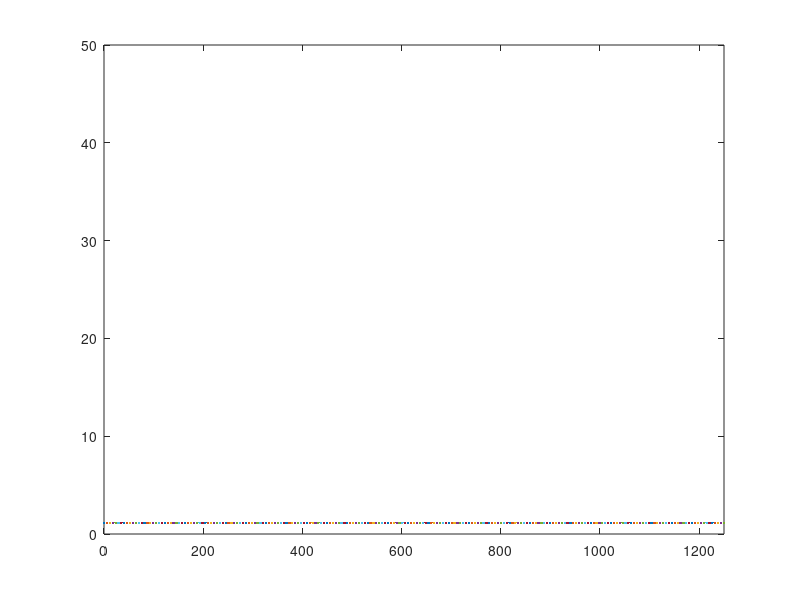

The MATLAB script that drew this image:
# all lengths are in mm, mm4, N, etc

%% calculating design 4 moment of inertia_mm

%% BME and SFE calculations

clear, close all;

BRIDGE_LEN = 1250;

weight_loc = [0, 100, 200];
weight_amt = [100, 100, 250];
inertia_mm = 1.167e6;
y_bar_mm = 41.4;

# calculate axle pos relative to LHS
ED_WHEEL = 52;
AX_TO_AX = 176;
CAR_TO_CAR = 164;
TRAIN_REL_POS = [ED_WHEEL AX_TO_AX CAR_TO_CAR AX_TO_AX CAR_TO_CAR AX_TO_AX];
TRAIN_LEN = sum(TRAIN_REL_POS)
TRAIN_REL_POS = cumsum(TRAIN_REL_POS);

FREIGHT_N = 300;
FREIGHT_N = FREIGHT_N / 2;
BACK_MULT = 1.1;
BACK_N = FREIGHT_N * BACK_MULT;
LOCO_MULT = 1.38;
LOCO_N = FREIGHT_N * LOCO_MULT;
TRAIN_WEIGHT = ones(1, 6) .* FREIGHT_N;
TRAIN_WEIGHT(1) = BACK_N;
TRAIN_WEIGHT(2) = BACK_N;
TRAIN_WEIGHT(5) = LOCO_N;
TRAIN_WEIGHT(6) = LOCO_N;
TRAIN_WEIGHT = -1 .* TRAIN_WEIGHT;
TOTAL_TRAIN_WEIGHT = sum(TRAIN_WEIGHT)

# calculate the reaction forces
SUPPORT_L = 25;
SUPPORT_R = 1225;

# find the reaction forces on both sides
START_SIM = -TRAIN_LEN;
END_SIM = SUPPORT_R;
#START_SIM = 500
#END_SIM = 500
STEP_SIM = 10;
reaction = [[]:[]];
steps = START_SIM:STEP_SIM:END_SIM;
max_moment = -1;
max_shear = -1;
for position = steps;
  # find the reaction forces for each step
  train_pos = TRAIN_REL_POS + position; # converts relative train pos to abs
  # filters out axles that are not on the bridge anymore
  # train_pos = train_pos .* (train_pos > SUPPORT_L) .* (train_pos < SUPPORT_R)
  dist_to_lhs = train_pos - SUPPORT_L;
  # checks if the train is on the bridge
  trains_on_bridge = (train_pos > SUPPORT_L) .* (train_pos < SUPPORT_R);
  moments_to_lhs = dist_to_lhs .* TRAIN_WEIGHT .* trains_on_bridge;
  dist_between_support = SUPPORT_R - SUPPORT_L;
  reaction_rhs = sum(moments_to_lhs) / dist_between_support * -1;
  reaction_lhs = -sum(TRAIN_WEIGHT .* trains_on_bridge) - reaction_rhs;

  reaction(1,end+1) = reaction_lhs;
  reaction(2,end) = reaction_rhs;

  # filter the train axles so that only the ones within the range are valid

  train_load = nonzeros(TRAIN_WEIGHT .* trains_on_bridge);
  train_pos = nonzeros(train_pos .* trains_on_bridge);

  force_loc = [SUPPORT_L, train_pos', SUPPORT_R];
  force_loc = repelem(force_loc, 2);
  force_loc = [force_loc, 0];

  shear_n = [reaction_lhs, train_load', reaction_rhs];
  shear_n = repelem(cumsum(shear_n), 2);
  shear_n = [0, shear_n];
  max_shear(end+1) = max(shear_n);

  moment_n = [0];
  moment_loc = force_loc;
  for idx = 1:length(force_loc)-1
    cur_shear = shear_n(idx+1);
    moment_len = force_loc(idx+1) - force_loc(idx);
    moment_n(end+1) = cur_shear * moment_len;
  end
  moment_n = cumsum(moment_n);
  max_moment(end+1) = max(moment_n);

  plot(moment_loc, moment_n) # for the BME
  #plot(force_loc, shear_n) # for the SFE
  hold on

#  shear = [[reaction_lhs, train_load, reaction_rhs],[SUPPORT_L, train_pos, SUPPORT_R]]
#  plot(shear(2,:), shear(1,:))
#  hold on
end

hold off

#plot(steps, reaction(1,:));
#hold on
#plot(steps, reaction(2,:));
#legend("LHS Reaction", "RHS Reaction")
#hold off

max_moment = max(max_moment)
max_shear = max(max_shear)

# DANIEL check compressive strength at the top

# DANIEL check compressive strength at the bottom

# DANIEL check buckling at the top

# YANG check buckling at the bottom and glue

%% Calculate FOS's

MAX_SHEAR_GLUE = 2 % MPA
MAX_SHEAR_MATBOARD = 4 % MPA
GLUE_WIDTH = 20 % mm
TOP_LENGTH = 100 % mm
MAT_THICKNESS = 1.27 % mm
LEG_SEPERATION = 80
LEG_HEIGHT = 75

dimensions = [TOP_LENGTH, LEG_SEPERATION, LEG_HEIGHT, GLUE_WIDTH, MAT_THICKNESS]

q_top_glue = TOP_LENGTH * MAT_THICKNESS
shear_glue = max_moment * q_top_glue / inertia_mm / GLUE_WIDTH

glue_fos = MAX_SHEAR_GLUE / shear_glue

q_bot_matboard = 2 * MAT_THICKNESS * y_bar_mm
shear_matboard = max_moment * q_bot_matboard / inertia_mm / (2 * MAT_THICKNESS)

matboard_fos = MAX_SHEAR_MATBOARD / shear_matboard

# YANG check thin plate buckling everywhere :melt:

plate_loc = [100 200 300 600]





%Variables
matboardtens = 30 %MPa
matboardcomp = 6 %MPa
matboardE = 4000
matboardtenscomp = [matboardtens; matboardcomp]
contactcem = 2 %MPa
dimensions = [100, 80, 75, 5, 1.27]
y = [dimensions(3) + dimensions(5); 0]
%Graph FOS Stress:
FOStens = 30 ./ ((y_bar_mm) * max_moment / inertia_mm)
FOScomp = 6 ./ (abs(y_bar_mm - (dimensions(3) + dimensions(5))) * max_moment / inertia_mm)
plot(linspace(0, 1250, 215), FOStens)
ylim([0, 50])

FOStensmin = min(abs(FOStens))


plot(linspace(0, 1250, 215), FOScomp)
ylim([0, 50])
xlim([0, 1250])

FOScompmin = min(abs(FOScomp))


%Calculate Buckling:
E = 4000

peuler = pi ^ 2 * E * inertia_mm / (BRIDGE_LEN ^ 2)
